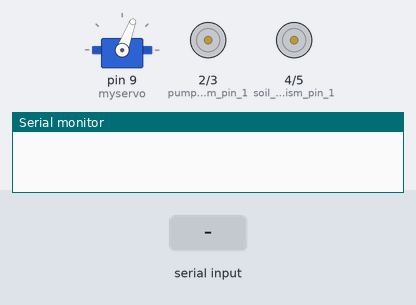
Simulated run of this sketch. Board: Arduino Uno, built with avr-gcc and run on an emulated ATmega328P. On the bench: servo, motor-driver pin pairs drawn as motors (green arrow = first pin HIGH = forward, orange = second pin HIGH = backward, longer = more drive), the last lines printed to the serial monitor. The test bench sets the inputs (shaded band).

Above: at 8.5 s.
8.6 s: "f\n" received over Serial
At 16.3 s:
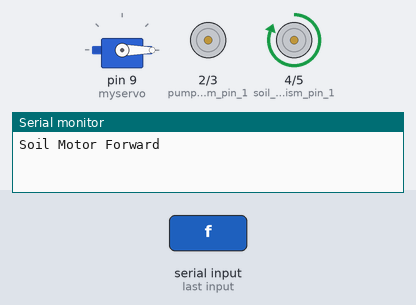
17.4 s: "b\n" received over Serial
At 25.2 s:
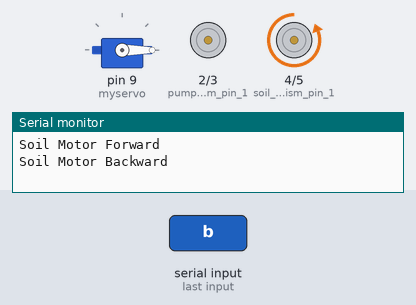
26.3 s: "x\n" received over Serial
At 34.3 s:
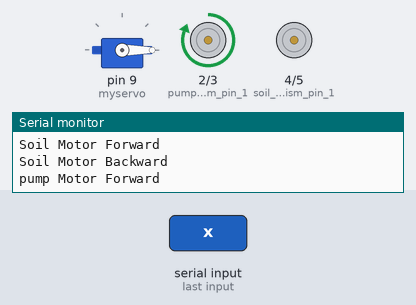
35.3 s: "y\n" received over Serial
At 43.6 s:
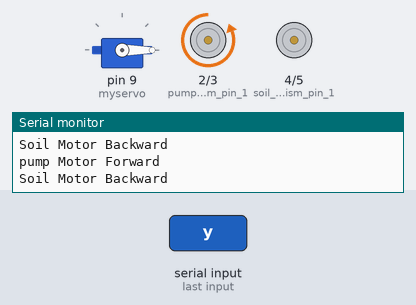
Timing chart, 0 to 45.7 s (numbered marks = the images above; inputs shaded):
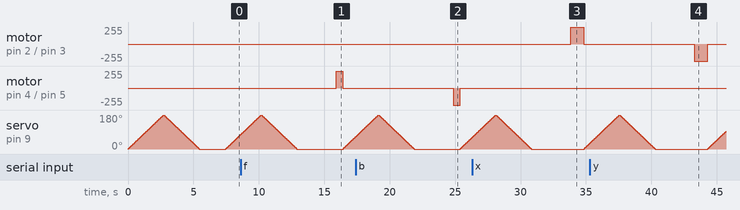

Measured:
- after the input at 8.6 s, motor on pin 4 (soil_mechanism_pin_1) / pin 5 (soil_mechanism_pin_2): stopped → forward 255/255 after 7.3 s, → stopped 0.50 s later
- after the input at 17.4 s, motor on pin 4 (soil_mechanism_pin_1) / pin 5 (soil_mechanism_pin_2): stopped → backward 255/255 after 7.5 s, → stopped 0.50 s later
- after the input at 26.3 s, motor on pin 2 (pump_mechanism_pin_1) / pin 3 (pump_mechanism_pin_2): stopped → forward 255/255 after 7.5 s, → stopped 1.0 s later
- after the input at 35.3 s, motor on pin 2 (pump_mechanism_pin_1) / pin 3 (pump_mechanism_pin_2): stopped → backward 255/255 after 8.0 s, → stopped 1.0 s later

The sketch:

arduino_test.ino
```cpp
#include <Servo.h>

Servo myservo;

byte pump_mechanism_pin_1 = 2;
byte pump_mechanism_pin_2 = 3;
unsigned int pump_mechanism_time = 1000;

byte soil_mechanism_pin_1 = 4;
byte soil_mechanism_pin_2 = 5;
unsigned int soil_mechanism_time = 500;

void setup()
{
  myservo.attach(9);                                          // Pin 9 for servomotor
  pinMode(soil_mechanism_pin_1, OUTPUT);
  pinMode(soil_mechanism_pin_2, OUTPUT);
  pinMode(pump_mechanism_pin_1, OUTPUT);
  pinMode(pump_mechanism_pin_2, OUTPUT);
  Serial.begin(9600);
}
void loop()
{

  // Servomotor routine
  for (int pos = 0; pos <= 180; pos += 1)                     // goes from 0 degrees to 180 degrees in steps of 1 degree
  {
    myservo.write(pos);                                       // tell servo to go to position in variable 'pos'
    delay(15);                                                // waits 15ms for the servo to reach the position
  }
  for (int pos = 180; pos >= 0; pos -= 1)                     // goes from 180 degrees to 0 degrees
  {
    myservo.write(pos);                                       // tell servo to go to position in variable 'pos'
    delay(15);
  }
  delay(2000);

  // Motor Control
  if(Serial.available() > 0)
  {
    short i = 0;
    char* buf = (char*) malloc(256);
    Serial.readString().toCharArray(buf, 256);                // Convert serial input string to char array
    while((*(buf+i)) != '\0')                                 // Iterate through serial input string as a character array
    {
      if( (*(buf+i)) == '\n')                                 // Ignore newline character
      {
        i++;
        continue;
      }
      else if( (*(buf+i)) == 'f')                             // f = Soil moisture sensor forward
      {
        Serial.println("Soil Motor Forward");
        digitalWrite(soil_mechanism_pin_1, HIGH);
        digitalWrite(soil_mechanism_pin_2, LOW);
        delay(soil_mechanism_time);
        digitalWrite(soil_mechanism_pin_1, LOW);
      }
      else if( (*(buf+i)) == 'b')                             // b = Soil moisture sensor reverse
      {
        Serial.println("Soil Motor Backward");
        digitalWrite(soil_mechanism_pin_1, LOW);
        digitalWrite(soil_mechanism_pin_2, HIGH);
        delay(soil_mechanism_time);
        digitalWrite(soil_mechanism_pin_2, LOW);
      }
      else if( (*(buf+i)) == 'x')                             // x = Pump forward
      {
        Serial.println("pump Motor Forward");
        digitalWrite(pump_mechanism_pin_1, HIGH);
        digitalWrite(pump_mechanism_pin_2, LOW);
        delay(pump_mechanism_time);
        digitalWrite(pump_mechanism_pin_1, LOW);
      }
      else if( (*(buf+i)) == 'y')                             // y = Pump reverse
      {
        Serial.println("Soil Motor Backward");
        digitalWrite(pump_mechanism_pin_1, LOW);
        digitalWrite(pump_mechanism_pin_2, HIGH);
        delay(pump_mechanism_time);
        digitalWrite(pump_mechanism_pin_2, LOW);
      }
      else if( (*(buf+i)) == 32)                              // Space = Delay
      {
        Serial.println("Delay");
        delay(4000);
      }
      i++;
    }
    free(buf);
  }
}
```
